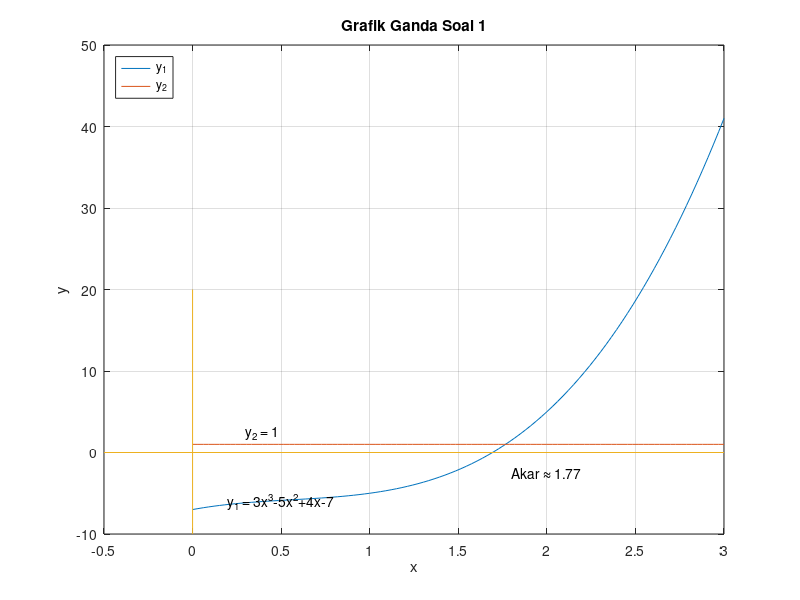

The MATLAB script that drew this image:
% METODE GRAFIK GANDA (Soal 1)
clc; clear; close all;

%Plot Kurva
x = linspace(0,3);
f1 = @(x) 3*x.^3 - 5*x.^2 + 4*x - 7;
f2 = @(x) 1*ones(size(x)); % konstanta y = 1 (dibuat sepanjang x)
y1 = f1(x);
y2 = f2(x);
plot(x,y1,x,y2)

%Menggambar sumbu x dan y
line([-0.5,3],[0,0]) % Sumbu X
line([0,0],[-10,20]) % Sumbu Y

%Annotation
text(0.2,-6,'y_1 = 3x^3-5x^2+4x-7')
text(0.3,2.5,'y_2 = 1')
text(1.80,-2.5,'Akar \approx 1.77')

title('Grafik Ganda Soal 1')
xlabel('x'); ylabel('y');
legend('y_1','y_2','Location','northwest');
grid on

% Simpan gambar
print('-dpng','grafik_ganda_soal1.png');
